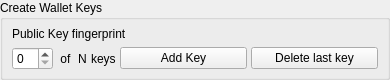
<?xml version="1.0" encoding="UTF-8"?>
<ui version="4.0">
 <class>WalletKeysCreateNewWidget</class>
 <widget class="QWidget" name="WalletKeysCreateNewWidget">
  <property name="geometry">
   <rect>
    <x>0</x>
    <y>0</y>
    <width>390</width>
    <height>79</height>
   </rect>
  </property>
  <property name="sizePolicy">
   <sizepolicy hsizetype="MinimumExpanding" vsizetype="Preferred">
    <horstretch>0</horstretch>
    <verstretch>0</verstretch>
   </sizepolicy>
  </property>
  <property name="windowTitle">
   <string>Coin Control</string>
  </property>
  <property name="styleSheet">
   <string notr="true"/>
  </property>
  <layout class="QVBoxLayout" name="verticalLayout">
   <property name="spacing">
    <number>10</number>
   </property>
   <property name="sizeConstraint">
    <enum>QLayout::SetMinimumSize</enum>
   </property>
   <property name="leftMargin">
    <number>0</number>
   </property>
   <property name="topMargin">
    <number>0</number>
   </property>
   <property name="rightMargin">
    <number>0</number>
   </property>
   <property name="bottomMargin">
    <number>0</number>
   </property>
   <item>
    <widget class="QGroupBox" name="groupBox">
     <property name="title">
      <string>Create Wallet Keys</string>
     </property>
     <layout class="QVBoxLayout" name="verticalLayout_3">
      <property name="topMargin">
       <number>7</number>
      </property>
      <property name="bottomMargin">
       <number>7</number>
      </property>
      <item>
       <widget class="QLabel" name="labelPubKeyFP">
        <property name="text">
         <string>Public Key fingerprint</string>
        </property>
       </widget>
      </item>
      <item>
       <widget class="QWidget" name="widgetControl" native="true">
        <layout class="QHBoxLayout" name="horizontalLayout">
         <property name="spacing">
          <number>4</number>
         </property>
         <property name="leftMargin">
          <number>0</number>
         </property>
         <property name="topMargin">
          <number>0</number>
         </property>
         <property name="rightMargin">
          <number>0</number>
         </property>
         <property name="bottomMargin">
          <number>0</number>
         </property>
         <item>
          <widget class="QSpinBox" name="spinBoxRankM">
           <property name="sizePolicy">
            <sizepolicy hsizetype="Minimum" vsizetype="Preferred">
             <horstretch>0</horstretch>
             <verstretch>0</verstretch>
            </sizepolicy>
           </property>
          </widget>
         </item>
         <item>
          <widget class="QLabel" name="label">
           <property name="text">
            <string> of </string>
           </property>
          </widget>
         </item>
         <item>
          <widget class="QLabel" name="labelRankN">
           <property name="text">
            <string>N</string>
           </property>
          </widget>
         </item>
         <item>
          <widget class="QLabel" name="label_2">
           <property name="text">
            <string>keys</string>
           </property>
          </widget>
         </item>
         <item>
          <widget class="QPushButton" name="pushButtonAddKey">
           <property name="sizePolicy">
            <sizepolicy hsizetype="Expanding" vsizetype="Fixed">
             <horstretch>0</horstretch>
             <verstretch>0</verstretch>
            </sizepolicy>
           </property>
           <property name="text">
            <string>Add Key</string>
           </property>
          </widget>
         </item>
         <item>
          <widget class="QPushButton" name="pushButtonDelKey">
           <property name="sizePolicy">
            <sizepolicy hsizetype="Expanding" vsizetype="Fixed">
             <horstretch>0</horstretch>
             <verstretch>0</verstretch>
            </sizepolicy>
           </property>
           <property name="text">
            <string>Delete last key</string>
           </property>
          </widget>
         </item>
        </layout>
       </widget>
      </item>
     </layout>
    </widget>
   </item>
  </layout>
 </widget>
 <resources/>
 <connections/>
</ui>
